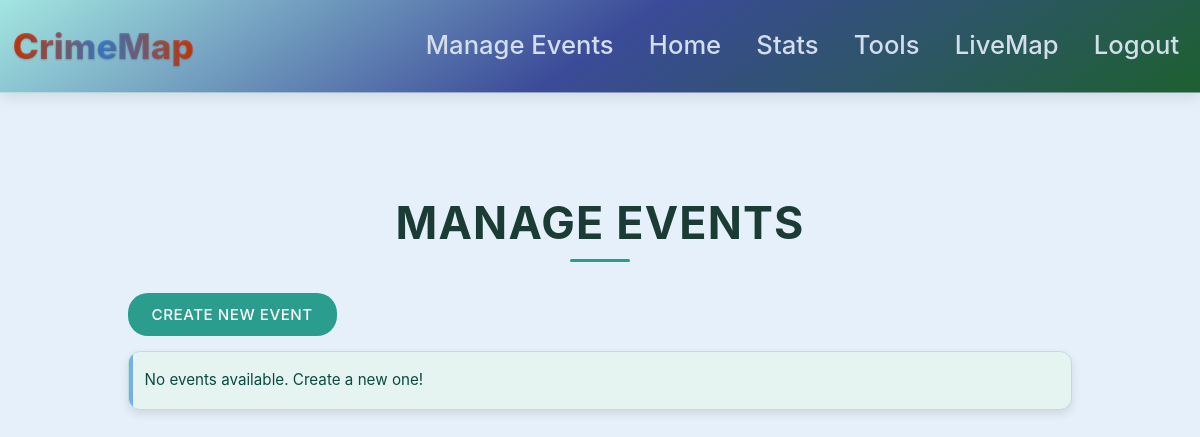
/manage-events (signed in), run on an earlier commit of the app's database.
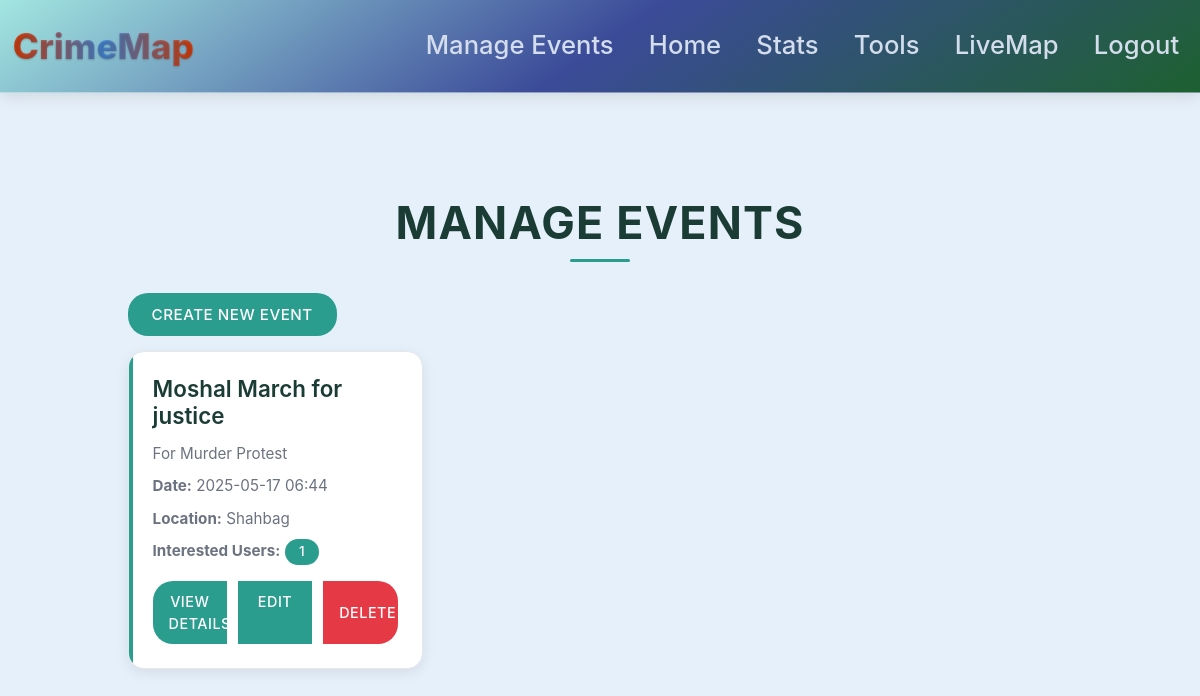
And on a later commit of the database.
### website/models.py (models this page shows)
class Event(db.Model):
    id = db.Column(db.Integer, primary_key=True)
    title = db.Column(db.String(150))
    description = db.Column(db.Text)
    date = db.Column(db.DateTime)
    location = db.Column(db.String(150))
    max_participants = db.Column(db.Integer)
    created_by = db.Column(db.Integer, db.ForeignKey('user.id'))
    created_by_user = db.relationship('User', foreign_keys=[created_by])
    participants = db.relationship('EventParticipant', backref='event', lazy=True)

### website/views.py (the view)
@views.route('/manage-events', methods=['GET'])
@login_required
def manage_events():
    if current_user.id != 1:
        flash('Access denied!', category='error')
        return redirect(url_for('views.home'))
    upcoming_events = Event.query.filter(Event.date > datetime.now()).count()
    events = Event.query.all()
    for event in events:
        event.interested_users = EventParticipant.query.filter_by(event_id=event.id).count()
    return render_template('manage_events.html', user=current_user, events=events, upcoming_events=upcoming_events)

### website/__init__.py (called while the page is built)
def create_app():
    app = Flask(__name__)
    app.config['SECRET_KEY'] = 'hjshjhdjah kjshkjdhjs'
    app.config['SQLALCHEMY_DATABASE_URI'] = f'sqlite:///{DB_NAME}'
    db.init_app(app)
    from .views import views
    from .auth import auth
    app.register_blueprint(views, url_prefix='/')
    app.register_blueprint(auth, url_prefix='/')
    from .models import User
    with app.app_context():
        db.create_all()
    login_manager = LoginManager()
    login_manager.login_view = 'auth.login'
    login_manager.init_app(app)
    @login_manager.user_loader
    def load_user(id):
        return User.query.get(int(id))
    return app

### website/templates/manage_events.html (shortened to what this page needs)
{% extends "base.html" %}
{% block content %}
<div class="manage-events-container">
    <h1 class="main-title">Manage Events</h1>
    <div class="mb-4">
        <a href="{{ url_for('views.create_event') }}" class="create-event-btn">Create New Event</a>
    </div>
    <div class="row" id="event-list">
        {% for event in events %}
        <div class="col-lg-4 col-md-6 mb-4 event-card-wrapper" data-event-id="{{ event.id }}">
            <div class="event-card">
                <h5 class="card-title">{{ event.title }}</h5>
                <p class="card-text">{{ event.description | truncate(150) }}</p>
                <div class="event-details mb-3">
                    <p><strong>Date:</strong> {{ event.date.strftime('%Y-%m-%d %H:%M') }}</p>
                    <p><strong>Location:</strong> {{ event.location }}</p>
                    <p><strong>Interested Users:</strong> <span class="badge badge-pill badge-info">{{ event.interested_users }}</span></p>
                </div>
                <div class="btn-group w-100">
                    <a href="{{ url_for('views.view_event', event_id=event.id) }}" class="btn btn-info">View Details</a>
                    <a href="{{ url_for('views.edit_event', event_id=event.id) }}" class="btn btn-warning">Edit</a>
                    <button class="btn btn-danger delete-event" data-id="{{ event.id }}">Delete</button>
                </div>
            </div>
        </div>
        {% else %}
        <div class="col-12">
            <div class="alert alert-info">
                No events available. Create a new one!
            </div>
        </div>
        {% endfor %}
    </div>
</div>
{% endblock %}

What changed in the data, as far as the page shows it:
added Event: title "Moshal March for justice", description "For Murder Protest", date "2025-05-17 06:44", location "Shahbag", interested_users "1"
Also different on the page:
text no longer shown: "No events available. Create a new one!"
